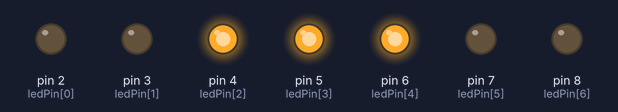
Bench run of a sketch on a simulated Arduino Uno, built with avr-gcc and run on an emulated ATmega328P. On the bench: output pins drawn as LEDs (lit = HIGH).

Above: at 0.2 s.
At 0.7 s:
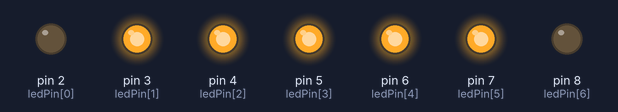
At 2.0 s:
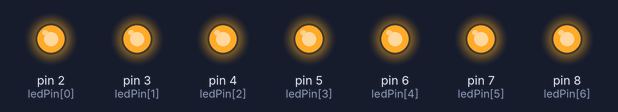
At 3.2 s:
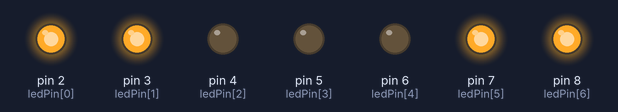
At 3.7 s:
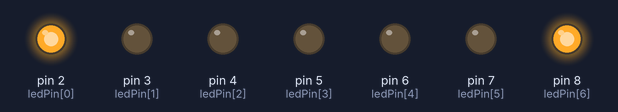
At 4.5 s:
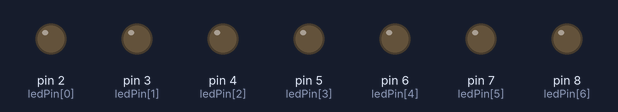
Timing chart, 0 to 6.5 s (numbered marks = the images above):
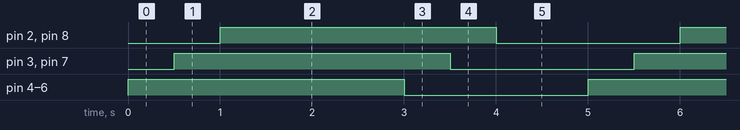

Measured:
- by itself, pin 2 (ledPin[0]), pin 3 (ledPin[1]), pin 4 (ledPin[2]), pin 5 (ledPin[3]), pin 6 (ledPin[4]), pin 7 (ledPin[5]), pin 8 (ledPin[6]): alternates HIGH for 3.0 s and LOW for 2.0 s
- by itself, everything shown: repeats every 5.0 s, in 6 steps

The sketch:

d05_btvn_8led.ino
```cpp
byte ledPin[] = {2, 3, 4, 5, 6, 7, 8};

byte pinCount;

// ################################################################################
// I. CUSTOM DEV SECTION
// ################################################################################
void chayTatHayMoLED(int trungVi, int soLanLap, int highOrLow) {
    for (int i = 0; i <= soLanLap; i++) {
        if (i == 0) {
            digitalWrite(ledPin[trungVi], highOrLow);
            continue;
        }
        digitalWrite(ledPin[trungVi + i], highOrLow);
        digitalWrite(ledPin[trungVi - i], highOrLow);
        delay(500);
    }
}

void chayLedTuTrungVi() {
    int trungVi = round(pinCount / 2);
    int soLanLap = pinCount - trungVi;
    // B1. Mở LED
    // ---------------------------------------------------------------
    chayTatHayMoLED(trungVi, soLanLap, HIGH);
    delay(1000);
    // B1. Mở LED
    // ---------------------------------------------------------------
    chayTatHayMoLED(trungVi, soLanLap, LOW);
}

// ################################################################################
// II. MAIN RUN SECTION
// ################################################################################
void setup() {
    pinCount = sizeof(ledPin);
    for (int i = 0; i < pinCount; i++) {
        pinMode(ledPin[i], OUTPUT);
        digitalWrite(ledPin[i], LOW);
    }
}

// ---------------------------------------------------------------------------------
void loop() { chayLedTuTrungVi(); }
```
